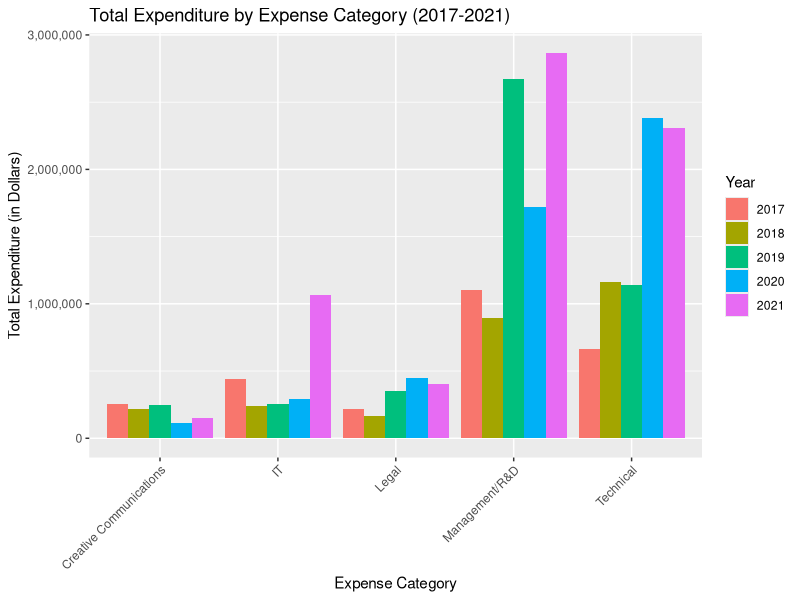
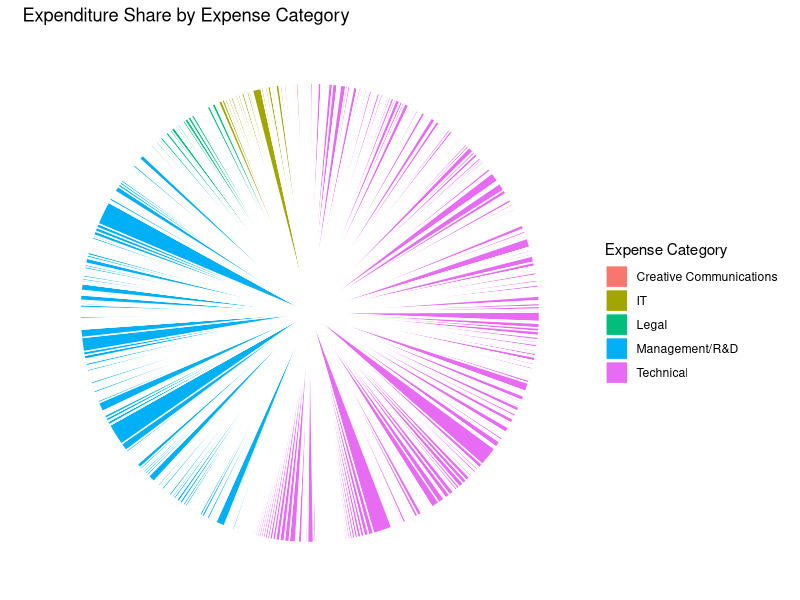
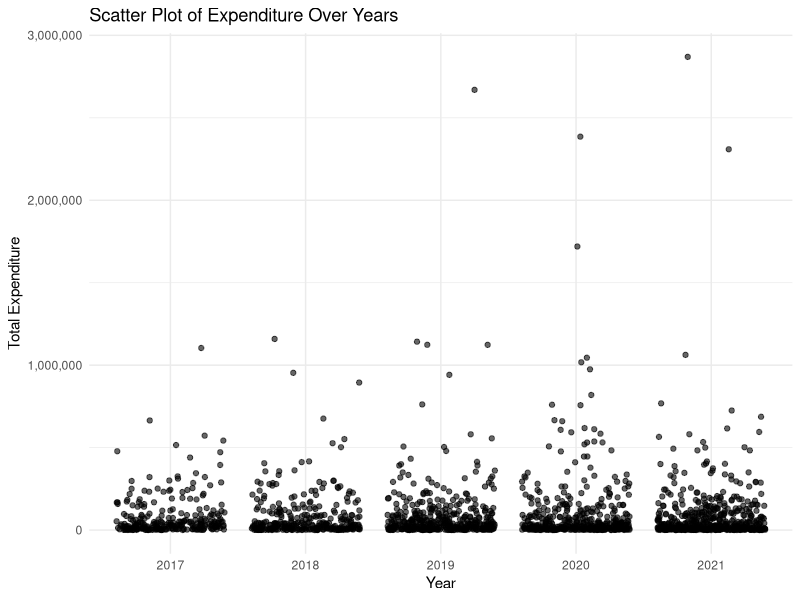
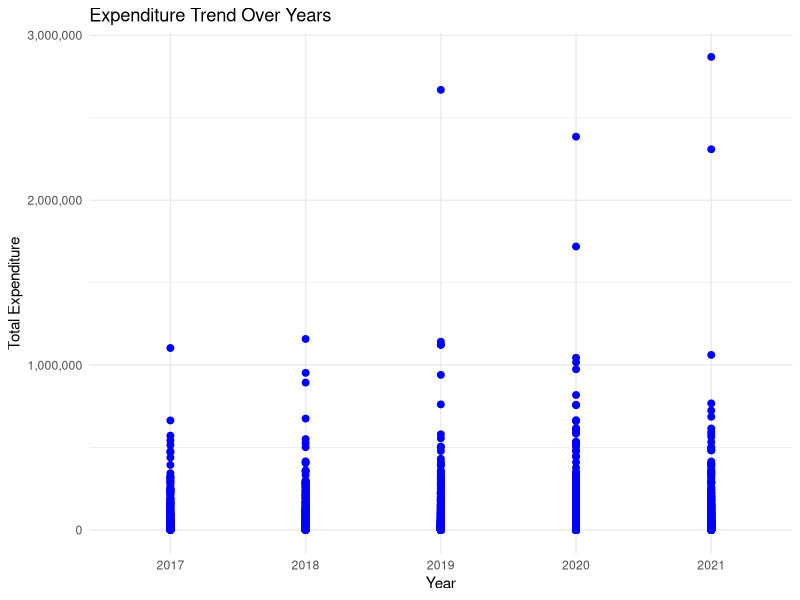

Reproduce these figures in R, in order.
## ---- chunk 1
#| include: false
#| warning: false
#| message: false

library(tidyverse)
library(palmerpenguins)
## ---- chunk 2
#| echo: false
#| message: false
#| warning: false
#| tbl-cap: Sample of Cleaned Consulting Expenditure Data 2021
#| label: tbl_cleaned_data

library(tidyverse) 
library(knitr) 
library(kableExtra)
library(here)

#reading cleaned data


cleaned_expenditure_data_2021 = read_csv(
  file = here("inputs/data/cleaned_data_2021.csv"),
  show_col_types = FALSE
)

cleaned_expenditure_data_2020 = read_csv(file = here("inputs/data/cleaned_data_2020.csv"),
  show_col_types = FALSE
)

cleaned_expenditure_data_2019 = read_csv(file = here("inputs/data/cleaned_data_2019.csv"),
  show_col_types = FALSE
)

cleaned_expenditure_data_2018 = read_csv(file = here("inputs/data/cleaned_data_2018.csv"),
  show_col_types = FALSE
)

cleaned_expenditure_data_2017 = read_csv(file = here("inputs/data/cleaned_data_2017.csv"),
  show_col_types = FALSE
)

#plotting table
options(kableExtra.latex.max.width=1)
head(cleaned_expenditure_data_2021, 6) |>
  kable(
    col.names = c("Budget Type", "City/ABC", "Expense Category", "Division Board", "Consultant's Name", "Expenditure"),
    booktabs = TRUE,
    longtable = FALSE
  ) |> kable_styling(latex_options = c("striped", "scale_down"))


## ---- chunk 3
#| echo: false
#| message: false
#| warning: false
#| tbl-cap: Summary of Consulting Expenditure by Budget Type (2017-2021)
#| label: tblsummary

cleaned_expenditure_data_2021 = cleaned_expenditure_data_2021 %>%
  rename(EXPENDITURE = x2021_expenditure)

cleaned_expenditure_data_2020 =  cleaned_expenditure_data_2020 %>%
  rename(EXPENDITURE = x2020_expenditure)

cleaned_expenditure_data_2019 = cleaned_expenditure_data_2019 %>%
  rename(EXPENDITURE = x2019_expenditure)

cleaned_expenditure_data_2018 = cleaned_expenditure_data_2018 %>%
  rename(EXPENDITURE = x2018_expenditure)

cleaned_expenditure_data_2017 = cleaned_expenditure_data_2017 %>%
  rename(EXPENDITURE = x2017_expenditure)


combined_data <- bind_rows(
  cleaned_expenditure_data_2017 %>% mutate(Year = 2017),
  cleaned_expenditure_data_2018 %>% mutate(Year = 2018),
  cleaned_expenditure_data_2019 %>% mutate(Year = 2019),
  cleaned_expenditure_data_2020 %>% mutate(Year = 2020),
  cleaned_expenditure_data_2021 %>% mutate(Year = 2021)
)

budget_type_summary_all_years <- 
  combined_data %>%
  group_by(Year, budget_type) %>%
  summarise(
    total_expenditure = sum(EXPENDITURE),
    average_expenditure = mean(EXPENDITURE),
    max_expenditure = max(EXPENDITURE),
    min_expenditure = min(EXPENDITURE)
  )

options(kableExtra.latex.max.width = 1)
budget_type_summary_all_years %>% 
  kable(
    col.names = c("Year", "Budget Type", "Total Expenditure", "Average Expenditure", "Maximum Expenditure", "Minimum Expenditure"),
    booktabs = TRUE,
    longtable = FALSE
  ) %>%
  kable_styling(latex_options = c("striped", "scale_down"))
## ---- chunk 4
#| echo: false
#| message: false
#| warning: false
#| fig-cap: Bar graph for Total Expenditure by Expense Category (2017-2021)
#| label: bar_graph

library(dplyr)
library(gridExtra)
library(patchwork)
library(ggplot2)

ggplot(data = combined_data, aes(x = expense_category, y = EXPENDITURE, fill = as.factor(Year))) +
  geom_bar(stat = "identity", position = "dodge") +
  labs(title = "Total Expenditure by Expense Category (2017-2021)",
       x = "Expense Category",
       y = "Total Expenditure (in Dollars)",
       fill = "Year") +
  theme(axis.text.x = element_text(angle = 45, hjust = 1))+
  scale_y_continuous(labels = scales::comma_format())
## ---- chunk 5
#| echo: false
#| message: false
#| warning: false
#| fig-cap: Pie chart for Expenditure Share by Expense Category
#| label: pie_chart

#Plotting pie chart
ggplot(data = combined_data, aes(x = "", y = EXPENDITURE, fill = expense_category)) +
  geom_bar(stat = "identity", width = 1, color = "white") +
  coord_polar(theta = "y") +
  labs(title = "Expenditure Share by Expense Category",
       x = NULL,
       y = NULL,
       fill = "Expense Category") +
  theme_void()+
  scale_y_continuous(labels = scales::comma_format())

combined_data$Year <- as.factor(combined_data$Year)
## ---- chunk 6
#| echo: false
#| message: false
#| warning: false
#| fig-cap: Scatter plot of Expenditure Over Years
#| label: scatter_plot

# Scatter plot with jitter
ggplot(data = combined_data, aes(x = Year, y = EXPENDITURE)) +
  geom_point(position = position_jitter(), alpha = 0.6) +
  labs(title = "Scatter Plot of Expenditure Over Years",
       x = "Year",
       y = "Total Expenditure") +
  theme_minimal()+
  scale_y_continuous(labels = scales::comma_format())

combined_data$Year <- as.factor(combined_data$Year)
## ---- chunk 7
#| echo: false
#| message: false
#| warning: false
#| fig-cap: Trend plot of Expenditure Over Years
#| label: trend_plot

# Trend plot with smooth curve
ggplot(data = combined_data, aes(x = Year, y = EXPENDITURE)) +
  geom_point(color = "blue", size = 2) +
  geom_smooth(method = "loess", se = FALSE, color = "red", size = 1) +
  labs(title = "Expenditure Trend Over Years",
       x = "Year",
       y = "Total Expenditure") +
  theme_minimal()+
  scale_y_continuous(labels = scales::comma_format())
